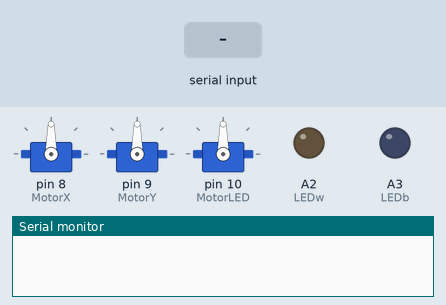
Simulated run of this sketch. Board: Arduino Uno, built with avr-gcc and run on an emulated ATmega328P. Parts: 3 × servo, output pins drawn as LEDs (lit = HIGH), the last lines printed to the serial monitor. The inputs (shaded band) are chosen by the test bench.

Above: at 1.2 s.
1.3 s: "M90\n" received over Serial
At 2.8 s:
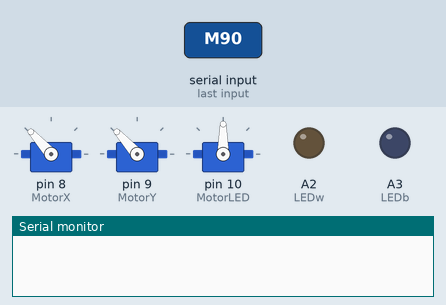
3.8 s: "S90\n" received over Serial
At 5.9 s:
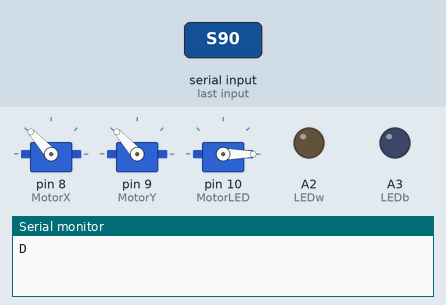
Timing chart, 0 to 7.4 s (numbered marks = the images above; inputs shaded):
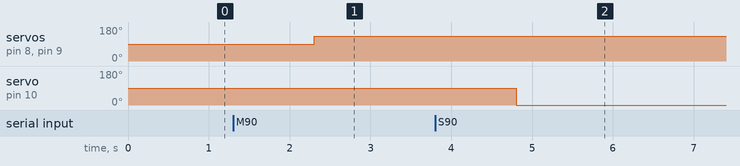

Measured:
- after the input at 1.3 s, servo on pin 8 (MotorX), servo on pin 9 (MotorY): 90° → 132° after 1.0 s
- after the input at 3.8 s, servo on pin 10 (MotorLED): 90° → 0° after 1.0 s

The sketch:

linearActuator_Servo_Version.ino
```cpp
#include <Servo.h>

#define MotorX (8)
#define MotorY (9)
#define MotorLED (10)
#define LEDw A2
#define LEDb A3
#define LEDg A4
#define LEDy A5
#define LEDr 4
Servo myServoX;
Servo myServoY;
Servo myServoLED;

int positionX = 0; // Holds the desired X position
int positionY = 0l; //Holds the desired Y position
int angle = 0;
String serialString = ""; //Holds the string retrieved from the Serial
String positionXstr = ""; //Holds the pieced together string represetning the desired X position, based off of serialString
String positionYstr = ""; //Holds the pieced together string represetning the desired Y position, based off of serialString
char positionInput = 0; //Holds the character read from the Serial


void setup()
{
  myServoX.attach(MotorX);
  myServoY.attach(MotorY);
  myServoLED.attach(MotorLED);
  pinMode(A2, OUTPUT);
  pinMode(A3, OUTPUT);
  Serial.begin(9600);
}


void loop()
{
//  digitalWrite(A2, HIGH);
//  //      SetStrokePerc(50,1);
//  //      delay(1000);
//  //      SetStrokePerc(75,1);
//  //      delay(1000);
  if (Serial.available() > 0) { // Checks if any input has been made into the Serial
    positionInput = Serial.read(); // If input made, it is assigned to positionInput. NOTE: this is only the first character that gets read.
    if (positionInput == 'M') {
      serialString = Serial.readString();
      motorProtocol();
    }
    else if (positionInput == 'S') {
      serialString = Serial.readString();
      servoProtocol();
    }
    else if (positionInput == 'L') {
      serialString = Serial.readString();
      LEDProtocol();
    }
  }

  if ((positionX > 0) && (positionY > 0)) {
    SetStrokePerc((float)positionX, 0);
    SetStrokePerc((float)positionY, 1);
    delay(1000);
    Serial.println('D');
    motorReset();
  }
}

// Functoin: motorProtocol(void)
// Description -- Reads the percentage value read in by the Serial and converts it into an integer so as to be able to input into into Servo Actuator
//      positionXstr - is the string that is read in from the Serial, and contains percentage for only X motor
//      positionYstr - is the string that is read in from the Serial, and contains percentage for only Y motor
//      Proper Input method of String:
//            If the desired X & Y positions are 70mm & 20mm respectively, the input into the serial would be
//                        M50,7
//              Here 50, represents 50% of stroke length which is 70mm, and 7 represents 7% which is 20mm, the ',' is necessary in order for program to be able to split X & Y positions

void motorProtocol() {
  int splitIndex = serialString.indexOf(',');
  int len = serialString.length();
  positionXstr += serialString.substring(0, splitIndex);
  positionYstr = serialString.substring(splitIndex + 1, len);
  positionX = positionXstr.toInt();
  positionY = positionYstr.toInt();
}

// Function: ServoProtocol(void)
// Description -- Moves DC Servo Motor to specified angle for LED position
//          30deg -> Blue LED
//          60deg -> Green LED
//          90deg -> Yellow LED
//          120deg -> Red LED
//          150deg -> White LED
void servoProtocol() {
  if (serialString == "B") {
    angle = 30;
  }
  else if (serialString == "G") {
    angle = 60;
  }
  else if (serialString == "Y") {
    angle = 90;
  }
  else if (serialString == "R") {
    angle = 120;
  }
  else if (serialString == "W") {
    angle = 150;
  }
  myServoLED.write(angle);
  delay(1000);
}

// Functoin: motorReset(void)
// Description -- Resets variables relevant to motor controls, so that new positions can be read.
//
void motorReset() {
  positionInput = 0;
  positionXstr = "";
  positionX = 0;
  positionYstr = "";
  positionY = 0;
}

// Functoin: SetStrokePerc(float)
// Description -- Maps microseconds that linear actuator is on to position
//      float strokePercentage - input
//            This is the percent of the full strokelength that user wants to extend
void SetStrokePerc(float strokePercentage, int motor)
{
  if ( strokePercentage >= 1.0 && strokePercentage <= 99.0 )
  {
    int usec = 1000 + strokePercentage * ( 2000 - 1000 ) / 100.0 ;
    if (motor == 0) {
      myServoX.writeMicroseconds( usec );
    }
    else if (motor == 1) {
      myServoY.writeMicroseconds( usec );
    }
  }
}

// Function: LEDProtocol(void
// Description -- Toggles the desired LED
//          LEDb -> Blue LED
//          LEDr -> Red LED
//          LEDg -> Green LED
//          LEDw -> White LED
//          LEDy -> Yellow LEDb
void LEDProtocol() {
  if ((serialString == "B") && (digitalRead(LEDb) == LOW)) {
    digitalWrite(LEDb, !digitalRead(LEDb));
    digitalWrite(LEDr, LOW);
    digitalWrite(LEDw, LOW);
    digitalWrite(LEDg, LOW);
    digitalWrite(LEDy, LOW);
  }
  else if ((serialString == "G") && (digitalRead(LEDg) == LOW)) {
    digitalWrite(LEDg, !digitalRead(LEDg));
    digitalWrite(LEDr, LOW);
    digitalWrite(LEDw, LOW);
    digitalWrite(LEDb, LOW);
    digitalWrite(LEDy, LOW);
  }
  else if ((serialString == "R") && (digitalRead(LEDr) == LOW)) {
    digitalWrite(LEDr, !digitalRead(LEDr));
    digitalWrite(LEDb, LOW);
    digitalWrite(LEDw, LOW);
    digitalWrite(LEDg, LOW);
    digitalWrite(LEDy, LOW);
  }
  else if ((serialString == "Y") && (digitalRead(LEDy) == LOW)) {
    digitalWrite(LEDy, !digitalRead(LEDy));
    digitalWrite(LEDr, LOW);
    digitalWrite(LEDw, LOW);
    digitalWrite(LEDg, LOW);
    digitalWrite(LEDb, LOW);
  }
  else if ((serialString == "W") && (digitalRead(LEDw) == LOW)) {
    digitalWrite(LEDw, !digitalRead(LEDw));
    digitalWrite(LEDr, LOW);
    digitalWrite(LEDb, LOW);
    digitalWrite(LEDg, LOW);
    digitalWrite(LEDy, LOW);
  }
  else {
    digitalWrite(LEDw, LOW);
    digitalWrite(LEDr, LOW);
    digitalWrite(LEDb, LOW);
    digitalWrite(LEDg, LOW);
    digitalWrite(LEDy, LOW);
  }
}
```
